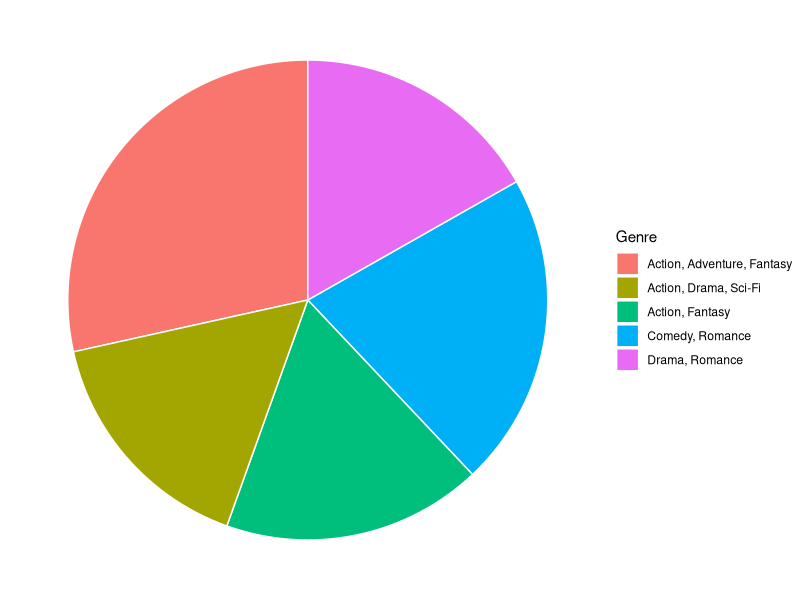
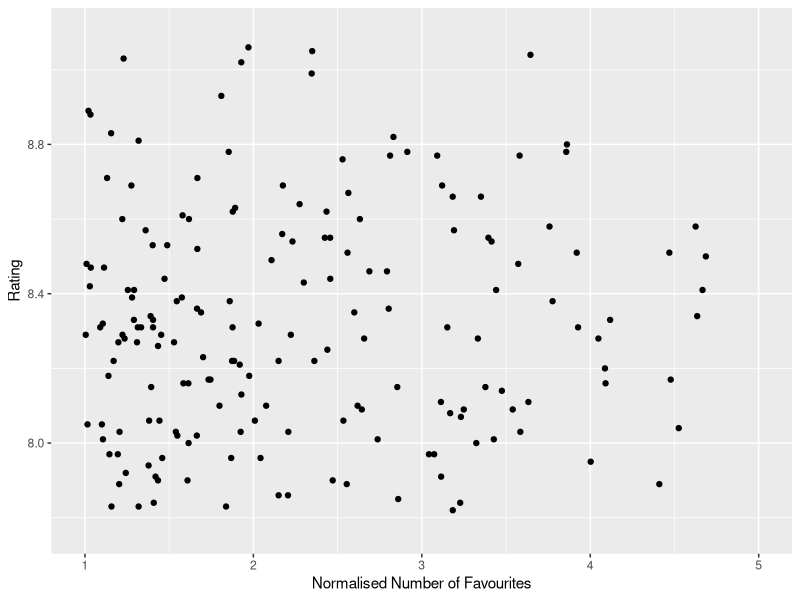

Source code (R) for these figures, in order:
## ---- chunk 1
#| echo: false
library(ggplot2)
MainData <- read.csv("Finaldata.csv")
genres <- as.data.frame(table(MainData$Genre))
genres <- genres[order(genres$Freq,decreasing = TRUE),]
genres <- genres[1:5,]
ggplot(genres, aes(x="", y=Freq, fill = Var1))+ 
  geom_bar(stat="identity", width=1, color = "white")+ 
  coord_polar("y", start=0)+
  theme_void()+
  labs(fill = "Genre")

## ---- chunk 2
#| echo: false
#| warning: false
ggplot(MainData, aes(x = Favorites/mean(Favorites), y = Score))+
  geom_point() + 
  xlim(1,5)+ 
  labs(x = "Normalised Number of Favourites", y = "Rating")
